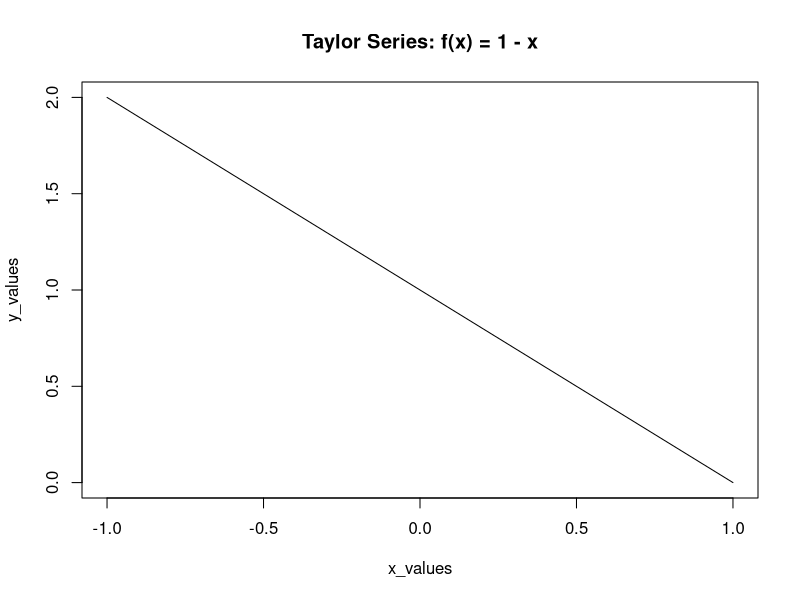
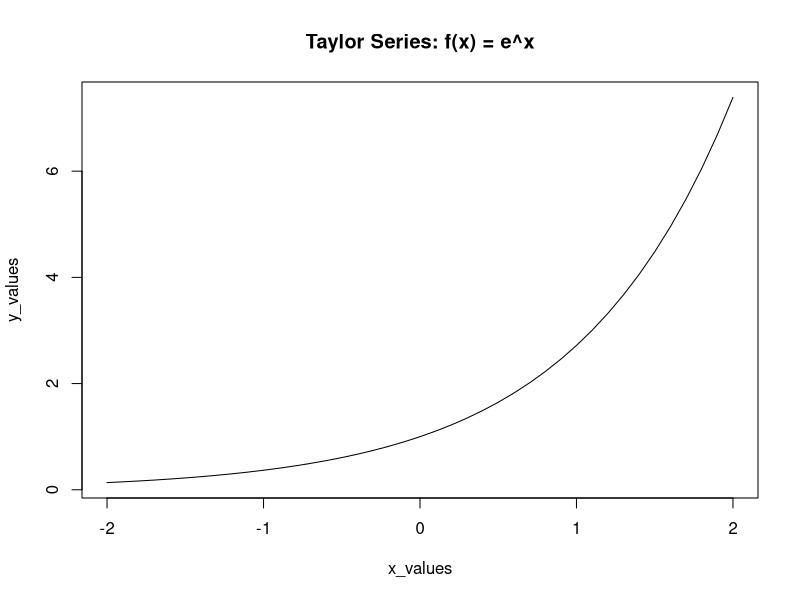
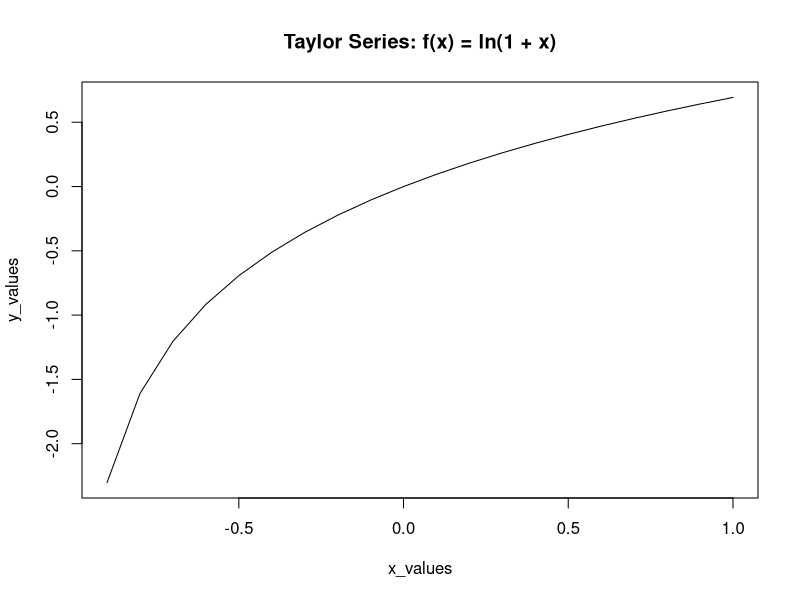
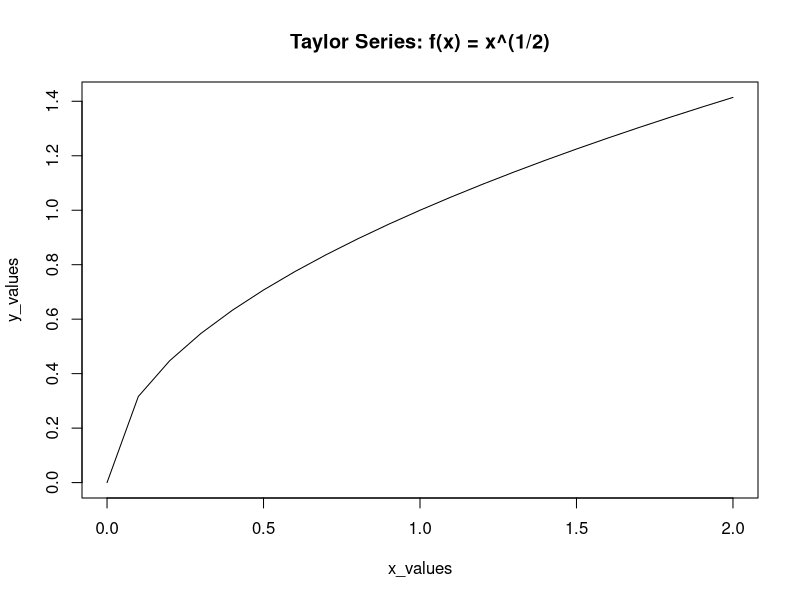

Reproduce these figures in R, in order.
## ---- chunk 1
knitr::opts_chunk$set(echo = TRUE)
## ---- chunk 2
# Taylor Series expansion for f(x) = 1 - x
# Centered around a = 0 (Maclaurin Series)
f <- function(x) {
  1 - x
}

# Example usage:
x_values <- seq(-1, 1, by = 0.1)
y_values <- f(x_values)
plot(x_values, y_values, type = "l", main = "Taylor Series: f(x) = 1 - x")
## ---- chunk 3
# Taylor Series expansion for f(x) = e^x
# Centered around a = 0 (Maclaurin Series)
f <- function(x) {
  exp(x)
}

# Example usage:
x_values <- seq(-2, 2, by = 0.1)
y_values <- f(x_values)
plot(x_values, y_values, type = "l", main = "Taylor Series: f(x) = e^x")
## ---- chunk 4
# Taylor Series expansion for f(x) = ln(1 + x)
# Centered around a = 0 (Maclaurin Series)
f <- function(x) {
  log(1 + x)
}

# Example usage:
x_values <- seq(-0.9, 1, by = 0.1)
y_values <- f(x_values)
plot(x_values, y_values, type = "l", main = "Taylor Series: f(x) = ln(1 + x)")
## ---- chunk 5
# Taylor Series expansion for f(x) = x^(1/2)
# Centered around a = 1
f <- function(x) {
  sqrt(x)
}

# Example usage:
x_values <- seq(0, 2, by = 0.1)
y_values <- f(x_values)
plot(x_values, y_values, type = "l", main = "Taylor Series: f(x) = x^(1/2)")
